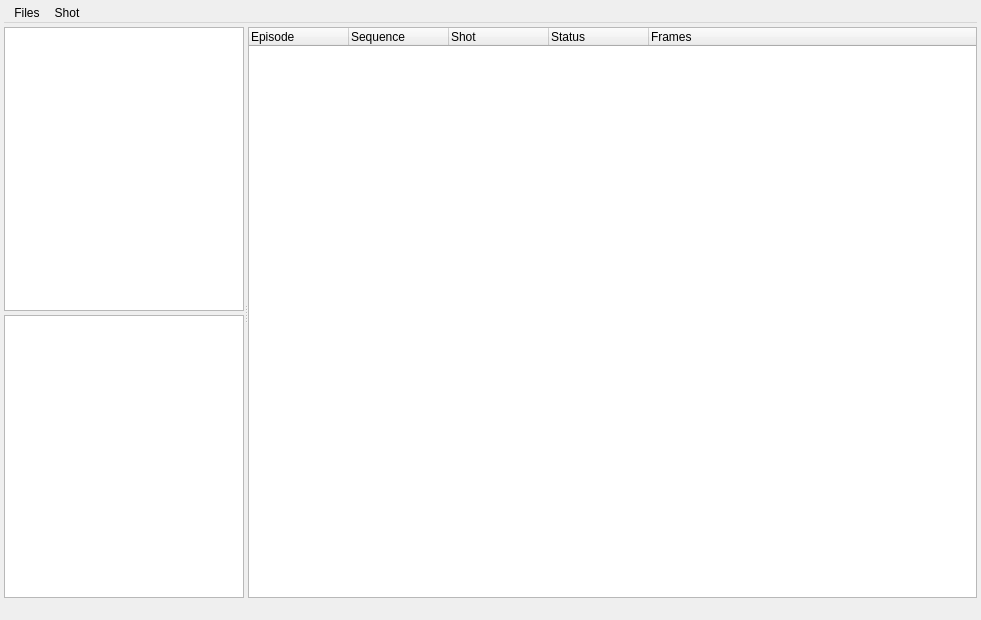
<?xml version="1.0" encoding="UTF-8"?>
<ui version="4.0">
 <class>ShotManagerWidget</class>
 <widget class="QWidget" name="ShotManagerWidget">
  <property name="geometry">
   <rect>
    <x>0</x>
    <y>0</y>
    <width>980</width>
    <height>620</height>
   </rect>
  </property>
  <property name="windowTitle">
   <string>Shot Manager</string>
  </property>
  <layout class="QVBoxLayout" name="root_layout">
   <property name="spacing">
    <number>4</number>
   </property>
   <property name="leftMargin">
    <number>4</number>
   </property>
   <property name="topMargin">
    <number>4</number>
   </property>
   <property name="rightMargin">
    <number>4</number>
   </property>
   <property name="bottomMargin">
    <number>4</number>
   </property>
   <item>
    <widget class="QMenuBar" name="menu_bar">
     <property name="nativeMenuBar">
      <bool>false</bool>
     </property>
     <widget class="QMenu" name="menuFiles">
      <property name="title">
       <string>Files</string>
      </property>
      <addaction name="actionImport_Cast_CSV"/>
      <addaction name="actionExport_Cast_CSV"/>
      <addaction name="separator"/>
      <addaction name="actionImport_Cast_Cache"/>
      <addaction name="actionSync_Cast_Spreadsheet"/>
      <addaction name="actionImport_Cast_Spreadsheet"/>
     </widget>
     <widget class="QMenu" name="menuShot">
      <property name="title">
       <string>Shot</string>
      </property>
      <addaction name="actionCreate_Shot"/>
      <addaction name="actionRefresh"/>
     </widget>
     <addaction name="menuFiles"/>
     <addaction name="menuShot"/>
    </widget>
   </item>
   <item>
    <widget class="QStackedWidget" name="main_stack">
     <property name="currentIndex">
      <number>0</number>
     </property>
     <widget class="QWidget" name="shot_browser_page">
      <layout class="QVBoxLayout" name="shot_browser_layout">
       <property name="spacing">
        <number>4</number>
       </property>
       <property name="leftMargin">
        <number>0</number>
       </property>
       <property name="topMargin">
        <number>0</number>
       </property>
       <property name="rightMargin">
        <number>0</number>
       </property>
       <property name="bottomMargin">
        <number>0</number>
       </property>
       <item>
        <widget class="QSplitter" name="shot_browser_splitter">
         <property name="orientation">
          <enum>Qt::Horizontal</enum>
         </property>
         <widget class="QWidget" name="shot_filter_panel">
          <property name="minimumSize">
           <size>
            <width>140</width>
            <height>0</height>
           </size>
          </property>
          <property name="maximumSize">
           <size>
            <width>240</width>
            <height>16777215</height>
           </size>
          </property>
          <layout class="QVBoxLayout" name="shot_filter_panel_layout">
           <property name="spacing">
            <number>4</number>
           </property>
           <property name="leftMargin">
            <number>0</number>
           </property>
           <property name="topMargin">
            <number>0</number>
           </property>
           <property name="rightMargin">
            <number>0</number>
           </property>
           <property name="bottomMargin">
            <number>0</number>
           </property>
           <item>
            <widget class="QListWidget" name="episode_listview"/>
           </item>
           <item>
            <widget class="QTreeWidget" name="shot_filter_tree">
             <property name="headerHidden">
              <bool>true</bool>
             </property>
             <property name="rootIsDecorated">
              <bool>true</bool>
             </property>
             <column>
              <property name="text">
               <string>Shots</string>
              </property>
             </column>
            </widget>
           </item>
          </layout>
         </widget>
         <widget class="QTreeWidget" name="shot_list">
          <property name="selectionMode">
           <enum>QAbstractItemView::SingleSelection</enum>
          </property>
          <property name="rootIsDecorated">
           <bool>false</bool>
          </property>
          <column>
           <property name="text">
            <string>Episode</string>
           </property>
          </column>
          <column>
           <property name="text">
            <string>Sequence</string>
           </property>
          </column>
          <column>
           <property name="text">
            <string>Shot</string>
           </property>
          </column>
          <column>
           <property name="text">
            <string>Status</string>
           </property>
          </column>
          <column>
           <property name="text">
            <string>Frames</string>
           </property>
          </column>
         </widget>
        </widget>
       </item>
      </layout>
     </widget>
     <widget class="QWidget" name="shot_detail_page">
      <layout class="QVBoxLayout" name="right_layout">
       <property name="spacing">
        <number>4</number>
       </property>
       <property name="leftMargin">
        <number>0</number>
       </property>
       <property name="topMargin">
        <number>0</number>
       </property>
       <property name="rightMargin">
        <number>0</number>
       </property>
       <property name="bottomMargin">
        <number>0</number>
       </property>
       <item>
        <widget class="QSplitter" name="detail_splitter">
         <property name="orientation">
          <enum>Qt::Horizontal</enum>
         </property>
         <widget class="QWidget" name="detail_selector_widget">
          <property name="minimumSize">
           <size>
            <width>150</width>
            <height>0</height>
           </size>
          </property>
          <property name="maximumSize">
           <size>
            <width>220</width>
            <height>16777215</height>
           </size>
          </property>
          <layout class="QVBoxLayout" name="detail_selector_layout">
           <property name="spacing">
            <number>4</number>
           </property>
           <property name="leftMargin">
            <number>4</number>
           </property>
           <property name="topMargin">
            <number>4</number>
           </property>
           <property name="rightMargin">
            <number>4</number>
           </property>
           <property name="bottomMargin">
            <number>4</number>
           </property>
           <item>
            <widget class="QPushButton" name="back_to_shots_btn">
             <property name="text">
              <string>Back</string>
             </property>
            </widget>
           </item>
           <item>
            <widget class="QLabel" name="shot_dept_label">
             <property name="text">
              <string>Dept</string>
             </property>
            </widget>
           </item>
           <item>
            <widget class="QListWidget" name="shot_dept_list"/>
           </item>
           <item>
            <widget class="QLabel" name="shot_variant_label">
             <property name="text">
              <string>Option</string>
             </property>
            </widget>
           </item>
           <item>
            <widget class="QListWidget" name="shot_variant_list"/>
           </item>
           <item>
            <widget class="QPushButton" name="add_shot_variant_btn">
             <property name="text">
              <string>+</string>
             </property>
            </widget>
           </item>
           <item>
            <widget class="QPushButton" name="stage_shot_btn">
             <property name="text">
              <string>Stage</string>
             </property>
            </widget>
           </item>
          </layout>
         </widget>
         <widget class="QTabWidget" name="tabs">
         <widget class="QWidget" name="work_tab">
          <attribute name="title">
           <string>Work Scene</string>
          </attribute>
          <layout class="QVBoxLayout" name="work_layout">
           <property name="spacing">
            <number>4</number>
           </property>
           <property name="leftMargin">
            <number>4</number>
           </property>
           <property name="topMargin">
            <number>4</number>
           </property>
           <property name="rightMargin">
            <number>4</number>
           </property>
           <property name="bottomMargin">
            <number>4</number>
           </property>
           <item>
            <layout class="QHBoxLayout" name="work_header_layout">
             <property name="spacing">
              <number>4</number>
             </property>
             <item>
              <widget class="QLabel" name="work_dept_label">
               <property name="text">
                <string>Dept</string>
               </property>
              </widget>
             </item>
             <item>
              <widget class="QComboBox" name="work_dept_combo"/>
             </item>
             <item>
              <widget class="QPushButton" name="refresh_work_btn">
               <property name="text">
                <string>Refresh Work</string>
               </property>
              </widget>
             </item>
             <item>
              <spacer name="work_header_spacer">
               <property name="orientation">
                <enum>Qt::Horizontal</enum>
               </property>
               <property name="sizeHint" stdset="0">
                <size>
                 <width>40</width>
                 <height>20</height>
                </size>
               </property>
              </spacer>
             </item>
            </layout>
           </item>
           <item>
            <widget class="QTableWidget" name="work_table">
             <property name="selectionBehavior">
              <enum>QAbstractItemView::SelectRows</enum>
             </property>
             <property name="selectionMode">
              <enum>QAbstractItemView::SingleSelection</enum>
             </property>
             <column>
              <property name="text">
               <string>File</string>
              </property>
             </column>
             <column>
              <property name="text">
               <string>Dept</string>
              </property>
             </column>
             <column>
              <property name="text">
               <string>Updated</string>
              </property>
             </column>
             <column>
              <property name="text">
               <string>Comment</string>
              </property>
             </column>
             <column>
              <property name="text">
               <string>Path</string>
              </property>
             </column>
            </widget>
           </item>
           <item>
            <layout class="QVBoxLayout" name="work_button_layout">
             <property name="spacing">
              <number>4</number>
             </property>
             <item>
              <widget class="QPushButton" name="build_shot_btn">
               <property name="text">
                <string>Build Shot From Cast</string>
               </property>
              </widget>
             </item>
             <item>
              <layout class="QHBoxLayout" name="work_open_save_layout">
               <property name="spacing">
                <number>4</number>
               </property>
               <item>
                <widget class="QPushButton" name="open_work_btn">
                 <property name="text">
                  <string>Open Work Scene</string>
                 </property>
                </widget>
               </item>
               <item>
                <widget class="QPushButton" name="save_work_btn">
                 <property name="text">
                  <string>Save Work Scene</string>
                 </property>
                </widget>
               </item>
               <item>
                <widget class="QPushButton" name="archive_scene_btn">
                 <property name="text">
                  <string>Archive Scene</string>
                 </property>
                </widget>
               </item>
              </layout>
             </item>
            </layout>
           </item>
          </layout>
         </widget>
         <widget class="QWidget" name="cast_tab">
          <attribute name="title">
           <string>Cast</string>
          </attribute>
          <layout class="QVBoxLayout" name="cast_layout">
           <property name="spacing">
            <number>4</number>
           </property>
           <property name="leftMargin">
            <number>4</number>
           </property>
           <property name="topMargin">
            <number>4</number>
           </property>
           <property name="rightMargin">
            <number>4</number>
           </property>
           <property name="bottomMargin">
            <number>4</number>
           </property>
           <item>
            <layout class="QHBoxLayout" name="cast_header_layout">
             <property name="spacing">
              <number>4</number>
             </property>
             <item>
              <widget class="QPushButton" name="add_cast_btn">
               <property name="text">
                <string>Add Cast</string>
               </property>
              </widget>
             </item>
             <item>
              <widget class="QPushButton" name="add_selected_asset_btn">
               <property name="text">
                <string>Add Selected Asset</string>
               </property>
              </widget>
             </item>
             <item>
              <widget class="QPushButton" name="remove_cast_btn">
               <property name="text">
                <string>Remove Cast</string>
               </property>
              </widget>
             </item>
             <item>
              <widget class="QPushButton" name="validate_btn">
               <property name="text">
                <string>Validate Cast</string>
               </property>
              </widget>
             </item>
             <item>
              <widget class="QPushButton" name="save_cast_btn">
               <property name="text">
                <string>Save Cast</string>
               </property>
              </widget>
             </item>
             <item>
              <spacer name="cast_header_spacer">
               <property name="orientation">
                <enum>Qt::Horizontal</enum>
               </property>
               <property name="sizeHint" stdset="0">
                <size>
                 <width>40</width>
                 <height>20</height>
                </size>
               </property>
              </spacer>
             </item>
            </layout>
           </item>
           <item>
            <widget class="QTableWidget" name="cast_table">
             <property name="selectionBehavior">
              <enum>QAbstractItemView::SelectRows</enum>
             </property>
             <property name="selectionMode">
              <enum>QAbstractItemView::SingleSelection</enum>
             </property>
             <column><property name="text"><string>cast_key</string></property></column>
             <column><property name="text"><string>asset</string></property></column>
             <column><property name="text"><string>variant</string></property></column>
             <column><property name="text"><string>role</string></property></column>
             <column><property name="text"><string>namespace</string></property></column>
             <column><property name="text"><string>asset_publish</string></property></column>
             <column><property name="text"><string>required</string></property></column>
             <column><property name="text"><string>note</string></property></column>
            </widget>
           </item>
          </layout>
         </widget>
         <widget class="QWidget" name="data_tab">
          <attribute name="title">
           <string>Data</string>
          </attribute>
          <layout class="QVBoxLayout" name="data_layout">
           <property name="leftMargin">
            <number>4</number>
           </property>
           <property name="topMargin">
            <number>4</number>
           </property>
           <property name="rightMargin">
            <number>4</number>
           </property>
           <property name="bottomMargin">
            <number>4</number>
           </property>
           <item>
            <widget class="QTreeWidget" name="shot_data_tree">
             <column>
              <property name="text">
               <string>Name</string>
              </property>
             </column>
             <column>
              <property name="text">
               <string>Version</string>
              </property>
             </column>
             <column>
              <property name="text">
               <string>Comment</string>
              </property>
             </column>
            </widget>
           </item>
          </layout>
         </widget>
         <widget class="QPlainTextEdit" name="validation_view">
          <attribute name="title">
           <string>Validation</string>
          </attribute>
          <property name="readOnly">
           <bool>true</bool>
          </property>
         </widget>
         <widget class="QWidget" name="build_preview_tab">
          <attribute name="title">
           <string>Preview</string>
          </attribute>
          <layout class="QVBoxLayout" name="buildpreview_layout">
           <property name="spacing">
            <number>4</number>
           </property>
           <property name="leftMargin">
            <number>4</number>
           </property>
           <property name="topMargin">
            <number>4</number>
           </property>
           <property name="rightMargin">
            <number>4</number>
           </property>
           <property name="bottomMargin">
            <number>4</number>
           </property>
           <item>
            <layout class="QHBoxLayout" name="buildpreview_header_layout">
             <property name="spacing">
              <number>4</number>
             </property>
             <item>
              <widget class="QPushButton" name="build_preview_btn">
               <property name="text">
                <string>Build Preview</string>
               </property>
              </widget>
             </item>
             <item>
              <widget class="QPushButton" name="open_review_layer_ui_btn">
               <property name="text">
                <string>Review Layers...</string>
               </property>
              </widget>
             </item>
             <item>
              <widget class="QPushButton" name="review_layers_btn">
               <property name="text">
                <string>Create Review Layers</string>
               </property>
              </widget>
             </item>
             <item>
              <widget class="QPushButton" name="plan_review_publish_btn">
               <property name="text">
                <string>Plan Review Publish</string>
               </property>
              </widget>
             </item>
             <item>
              <widget class="QPushButton" name="export_beauty_playblast_btn">
               <property name="text">
                <string>Export Beauty Playblast</string>
               </property>
              </widget>
             </item>
             <item>
              <spacer name="buildpreview_header_spacer">
               <property name="orientation">
                <enum>Qt::Horizontal</enum>
               </property>
               <property name="sizeHint" stdset="0">
                <size>
                 <width>40</width>
                 <height>20</height>
                </size>
               </property>
              </spacer>
             </item>
            </layout>
           </item>
           <item>
            <widget class="QTableWidget" name="build_preview_table">
             <property name="selectionBehavior">
              <enum>QAbstractItemView::SelectRows</enum>
             </property>
             <column><property name="text"><string>cast_key</string></property></column>
             <column><property name="text"><string>asset</string></property></column>
             <column><property name="text"><string>variant</string></property></column>
             <column><property name="text"><string>namespace</string></property></column>
             <column><property name="text"><string>layer</string></property></column>
             <column><property name="text"><string>asset_publish</string></property></column>
             <column><property name="text"><string>required</string></property></column>
             <column><property name="text"><string>status</string></property></column>
             <column><property name="text"><string>publish_path</string></property></column>
            </widget>
           </item>
          </layout>
         </widget>
         <widget class="QWidget" name="context_tab">
          <attribute name="title">
           <string>Context</string>
          </attribute>
          <layout class="QVBoxLayout" name="context_layout">
           <property name="leftMargin">
            <number>4</number>
           </property>
           <property name="topMargin">
            <number>4</number>
           </property>
           <property name="rightMargin">
            <number>4</number>
           </property>
           <property name="bottomMargin">
            <number>4</number>
           </property>
           <item>
            <widget class="QTreeWidget" name="shot_context_tree">
             <column>
              <property name="text">
               <string>Context</string>
              </property>
             </column>
             <column>
              <property name="text">
               <string>State</string>
              </property>
             </column>
             <column>
              <property name="text">
               <string>Version</string>
              </property>
             </column>
            </widget>
           </item>
          </layout>
         </widget>
         </widget>
         <widget class="QWidget" name="info_widget">
          <layout class="QVBoxLayout" name="info_layout">
           <property name="spacing">
            <number>4</number>
           </property>
           <property name="leftMargin">
            <number>4</number>
           </property>
           <property name="topMargin">
            <number>4</number>
           </property>
           <property name="rightMargin">
            <number>4</number>
           </property>
           <property name="bottomMargin">
            <number>4</number>
           </property>
           <item>
            <widget class="QLabel" name="shot_thumbnail_label">
             <property name="minimumSize">
              <size>
               <width>220</width>
               <height>124</height>
              </size>
             </property>
             <property name="alignment">
              <set>Qt::AlignCenter</set>
             </property>
             <property name="text">
              <string>Thumbnail</string>
             </property>
            </widget>
           </item>
           <item>
            <widget class="QLabel" name="detail_title_label">
             <property name="text">
              <string>Shot Detail</string>
             </property>
            </widget>
           </item>
           <item>
            <widget class="QTableWidget" name="shot_info_table">
             <property name="rowCount">
              <number>0</number>
             </property>
             <property name="columnCount">
              <number>2</number>
             </property>
             <column>
              <property name="text">
               <string>Info</string>
              </property>
             </column>
             <column>
              <property name="text">
               <string>Value</string>
              </property>
             </column>
            </widget>
           </item>
           <item>
            <widget class="QLabel" name="shot_json_label">
             <property name="text">
              <string>shot.json</string>
             </property>
            </widget>
           </item>
           <item>
            <widget class="QPlainTextEdit" name="shot_json_view">
             <property name="readOnly">
              <bool>true</bool>
             </property>
            </widget>
           </item>
           <item>
            <widget class="QLabel" name="cast_json_label">
             <property name="text">
              <string>cast.json</string>
             </property>
            </widget>
           </item>
           <item>
            <widget class="QPlainTextEdit" name="cast_json_view">
             <property name="readOnly">
              <bool>true</bool>
             </property>
            </widget>
           </item>
          </layout>
         </widget>
        </widget>
       </item>
      </layout>
     </widget>
    </widget>
   </item>
   <item>
    <widget class="QLabel" name="status_label">
     <property name="text">
      <string/>
     </property>
    </widget>
   </item>
  </layout>
  <action name="actionImport_Cast_CSV"><property name="text"><string>Import_Cast_CSV</string></property></action>
  <action name="actionExport_Cast_CSV"><property name="text"><string>Export_Cast_CSV</string></property></action>
  <action name="actionImport_Cast_Cache"><property name="text"><string>Import_Cast_Cache</string></property></action>
  <action name="actionSync_Cast_Spreadsheet"><property name="text"><string>Sync_Cast_Spreadsheet</string></property></action>
  <action name="actionImport_Cast_Spreadsheet"><property name="text"><string>Import_Cast_Spreadsheet</string></property></action>
  <action name="actionCreate_Shot"><property name="text"><string>Create Shot</string></property></action>
  <action name="actionRefresh"><property name="text"><string>Refresh</string></property></action>
 </widget>
 <resources/>
 <connections/>
</ui>
